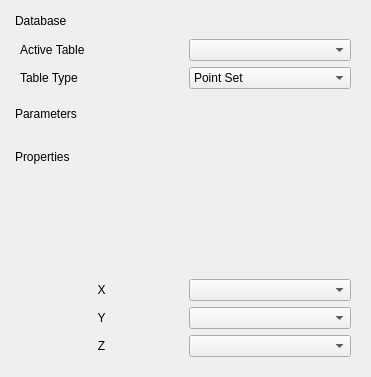
<?xml version="1.0" encoding="UTF-8"?>
<ui version="4.0">
 <class>Form</class>
 <widget class="QWidget" name="Form">
  <property name="geometry">
   <rect>
    <x>0</x>
    <y>0</y>
    <width>371</width>
    <height>377</height>
   </rect>
  </property>
  <property name="sizePolicy">
   <sizepolicy hsizetype="Minimum" vsizetype="Minimum">
    <horstretch>0</horstretch>
    <verstretch>0</verstretch>
   </sizepolicy>
  </property>
  <property name="windowTitle">
   <string>Form</string>
  </property>
  <layout class="QVBoxLayout" name="verticalLayout_4">
   <item>
    <widget class="QDockWidget" name="dw_database">
     <property name="sizePolicy">
      <sizepolicy hsizetype="Preferred" vsizetype="Maximum">
       <horstretch>0</horstretch>
       <verstretch>0</verstretch>
      </sizepolicy>
     </property>
     <property name="features">
      <set>QDockWidget::NoDockWidgetFeatures</set>
     </property>
     <property name="windowTitle">
      <string>Database</string>
     </property>
     <widget class="QWidget" name="dockWidgetContents_3">
      <layout class="QVBoxLayout" name="verticalLayout">
       <item>
        <layout class="QGridLayout" name="gridLayout">
         <item row="0" column="0">
          <widget class="QLabel" name="label">
           <property name="text">
            <string>Active Table</string>
           </property>
          </widget>
         </item>
         <item row="0" column="1">
          <widget class="QComboBox" name="ActiveTable"/>
         </item>
         <item row="1" column="0">
          <widget class="QLabel" name="label_2">
           <property name="text">
            <string>Table Type</string>
           </property>
          </widget>
         </item>
         <item row="1" column="1">
          <widget class="QComboBox" name="ActiveTableType">
           <item>
            <property name="text">
             <string>Point Set</string>
            </property>
           </item>
          </widget>
         </item>
        </layout>
       </item>
      </layout>
     </widget>
    </widget>
   </item>
   <item>
    <widget class="QDockWidget" name="dwParams">
     <property name="sizePolicy">
      <sizepolicy hsizetype="Preferred" vsizetype="Maximum">
       <horstretch>0</horstretch>
       <verstretch>0</verstretch>
      </sizepolicy>
     </property>
     <property name="features">
      <set>QDockWidget::NoDockWidgetFeatures</set>
     </property>
     <property name="windowTitle">
      <string>Parameters</string>
     </property>
     <widget class="QWidget" name="dockWidgetContents_2">
      <layout class="QVBoxLayout" name="verticalLayout_3"/>
     </widget>
    </widget>
   </item>
   <item>
    <widget class="QDockWidget" name="dwProps">
     <property name="sizePolicy">
      <sizepolicy hsizetype="Preferred" vsizetype="Minimum">
       <horstretch>0</horstretch>
       <verstretch>0</verstretch>
      </sizepolicy>
     </property>
     <property name="features">
      <set>QDockWidget::NoDockWidgetFeatures</set>
     </property>
     <property name="windowTitle">
      <string>Properties</string>
     </property>
     <widget class="QWidget" name="dockWidgetContents"/>
    </widget>
   </item>
   <item>
    <widget class="QWidget" name="psfWidget" native="true">
     <property name="sizePolicy">
      <sizepolicy hsizetype="Preferred" vsizetype="Preferred">
       <horstretch>0</horstretch>
       <verstretch>0</verstretch>
      </sizepolicy>
     </property>
     <layout class="QVBoxLayout" name="verticalLayout_2">
      <item>
       <layout class="QGridLayout" name="gridLayout_2">
        <item row="0" column="0">
         <widget class="QLabel" name="label_3">
          <property name="text">
           <string>X</string>
          </property>
          <property name="alignment">
           <set>Qt::AlignCenter</set>
          </property>
         </widget>
        </item>
        <item row="0" column="1">
         <widget class="QComboBox" name="Px"/>
        </item>
        <item row="1" column="0">
         <widget class="QLabel" name="label_6">
          <property name="text">
           <string>Y</string>
          </property>
          <property name="alignment">
           <set>Qt::AlignCenter</set>
          </property>
         </widget>
        </item>
        <item row="1" column="1">
         <widget class="QComboBox" name="Py"/>
        </item>
        <item row="2" column="0">
         <widget class="QLabel" name="label_4">
          <property name="text">
           <string>Z</string>
          </property>
          <property name="alignment">
           <set>Qt::AlignCenter</set>
          </property>
         </widget>
        </item>
        <item row="2" column="1">
         <widget class="QComboBox" name="Pz"/>
        </item>
       </layout>
      </item>
     </layout>
    </widget>
   </item>
  </layout>
 </widget>
 <resources/>
 <connections/>
</ui>
